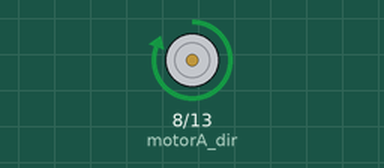
Simulated run of this sketch. Board: Arduino Uno, built with avr-gcc and run on an emulated ATmega328P. Shown: direction and speed pins drawn as motors (green arrow = direction pin HIGH = forward, orange = LOW = backward, longer = more drive).

Above: at 1.5 s.
At 4.5 s:
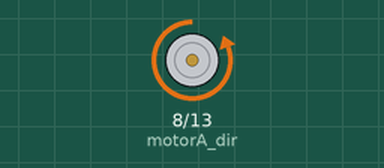
At 7.5 s:
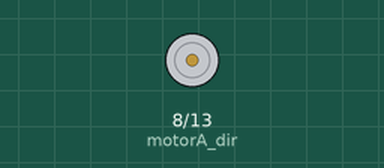
Timing chart, 0 to 11.7 s (numbered marks = the images above):
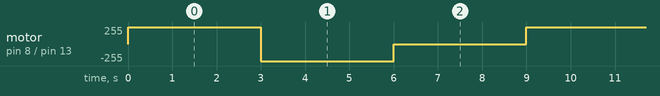

The sketch:

Motors_Code.ino
```cpp
// -------- Motor Pin Definitions --------
const int motorA_dir = 8; // PB0
const int motorA_pwm = 13; // PB7 (OC0A)

//const int motorB_dir = 7; // PE6
//const int motorB_pwm = 5; // PD0 (OC0B)

int maxValue = 255; // PWM speed (0-255)
int minValue = 85;
int avgValue = 170;

void setup() {

pinMode(motorA_dir, OUTPUT);
pinMode(motorA_pwm, OUTPUT);

//pinMode(motorB_dir, OUTPUT);
//pinMode(motorB_pwm, OUTPUT);
}

void loop() {

// -------- Move Forward --------
digitalWrite(motorA_dir, HIGH);
//digitalWrite(motorB_dir, HIGH);

analogWrite(motorA_pwm, maxValue);
//analogWrite(motorB_pwm, maxValue);

delay(3000);

// -------- Move Backward --------
digitalWrite(motorA_dir, LOW);
//digitalWrite(motorB_dir, LOW);

analogWrite(motorA_pwm, maxValue);
//analogWrite(motorB_pwm, maxValue);

delay(3000);

// -------- Stop --------
analogWrite(motorA_pwm, 0);
//analogWrite(motorB_pwm, 0);

delay(3000);
}
```

Measured:
- by itself, motor on pin 8 (motorA_dir) / pin 13 (motorA_pwm): repeats every 9.0 s: backward 255/255 3.0 s, stopped 3.0 s, forward 255/255 3.0 s
